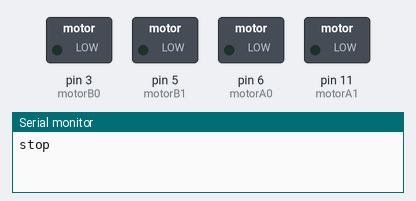
Recording of a sketch running on a simulated Arduino Uno, built with avr-gcc and run on an emulated ATmega328P. Shown: switched loads named in the sketch (green lamp = pin HIGH), the last lines printed to the serial monitor.

Above: at 1.5 s.
At 2.5 s:
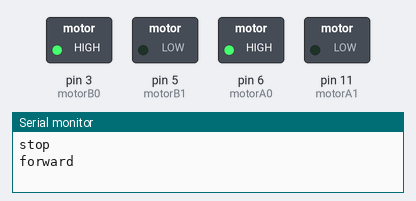
At 3.5 s:
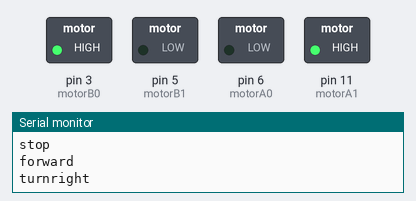
At 4.5 s:
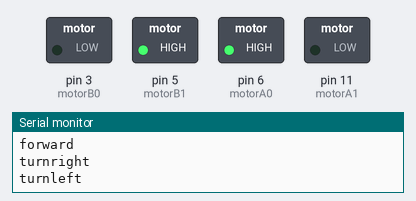
At 5.5 s:
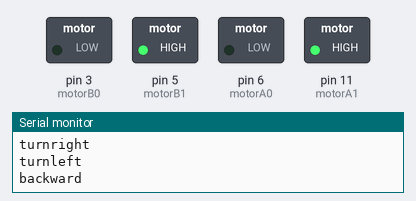
Timing chart, 0 to 7.5 s (numbered marks = the images above):
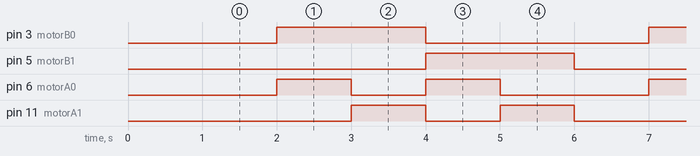

The sketch:

_00140_MOTOR_TEST.ino
```cpp
// --------------------------------------------------------------------------- PIEZO


// --------------------------------------------------------------------------- MOTORES DC

// motor pins
int motorA0 = 6;
int motorA1 = 11;

int motorB0 = 3;
int motorB1 = 5;

// --------------------------------------------------------------------------- SETUP

void setup()
{
  Serial.begin(9600);

  //the motor control wires are outputs
  pinMode(motorA0, OUTPUT);
  pinMode(motorA1, OUTPUT);
  pinMode(motorB0, OUTPUT);
  pinMode(motorB1, OUTPUT);

  delay(1000);
}

void loop()
{

  stopMotor();
  delay(1000);
  forwardMotor();
  delay(1000);
  turnRightMotor();
  delay(1000);
  turnLeftMotor();
  delay(1000);
  backwardMotor();
  delay(1000);

  //MotorTest();
}

void stopMotor(){
  Serial.println("stop");
  analogWrite(motorA0, 0);
  analogWrite(motorA1, 0);

  analogWrite(motorB0, 0);
  analogWrite(motorB1, 0);
}
void forwardMotor(){
  Serial.println("forward");
  analogWrite(motorA0, 255);
  analogWrite(motorA1, 0);

  analogWrite(motorB0, 255);
  analogWrite(motorB1, 0);
}

void backwardMotor(){
  Serial.println("backward");
  analogWrite(motorB0, 0);
  analogWrite(motorB1, 255);

  analogWrite(motorA0, 0);
  analogWrite(motorA1, 255);
}

void turnRightMotor(){
  Serial.println("turnright");
  analogWrite(motorB0, 255);
  analogWrite(motorB1, 0);

  analogWrite(motorA0, 0);
  analogWrite(motorA1, 255);
 }

void turnLeftMotor(){
  Serial.println("turnleft");
 analogWrite(motorB0, 0);
 analogWrite(motorB1, 255);

 analogWrite(motorA0, 255);
 analogWrite(motorA1, 0);
}
```

DiffTurn.ino
```cpp
void DiffTurn(int speedLeft, int speedRight) {

 if (speedLeft > 0)
 {
  analogWrite(motorB0, speedLeft);
  digitalWrite(motorB1, LOW);
 }

 if (speedLeft < 0)
 {
  digitalWrite(motorB0, LOW);
  analogWrite(motorB1, speedLeft*-1);
 }

 if (speedLeft == 0)
 {
  digitalWrite(motorB0, LOW);
  digitalWrite(motorB1, LOW);
 }

 if (speedRight > 0 )
 {
  analogWrite(motorA0, speedRight);
  digitalWrite(motorA1, LOW);
 }

 if (speedRight < 0 )
 {
  digitalWrite(motorA0, LOW);
  analogWrite(motorA1, speedRight*-1);
 }

 if (speedRight == 0)
 {
  digitalWrite(motorA0, LOW);
  digitalWrite(motorA1, LOW);
 }

}
```

MotorTest.ino
```cpp
// --------------------------------------------------------------------------- MOTORES DC

void MotorTest()
{
  DiffTurn(255, 255);
  Serial.println("255, 255 - frente");
  delay(1500);

  DiffTurn (-255, -255);
  Serial.println("-255, -255 - tras");
  delay(1500);

  DiffTurn (0, 0);
  Serial.println("0, 0 - stop");
  delay(1500);

  DiffTurn (-255, 255);
  Serial.println("-255, 255 - left");
  delay(1500);

  DiffTurn (255, -255);
  Serial.println("255, -255 - right");
  delay(1500);

}
```

Measured:
- by itself, pin 3 (motorB0), pin 5 (motorB1): alternates HIGH for 2.0 s and LOW for 3.0 s
- by itself, pin 6 (motorA0), pin 11 (motorA1): repeats every 5.0 s: LOW 1.0 s, HIGH 1.0 s, LOW 2.0 s, HIGH 1.0 s
- by itself, everything shown: repeats every 5.0 s, in 5 steps
